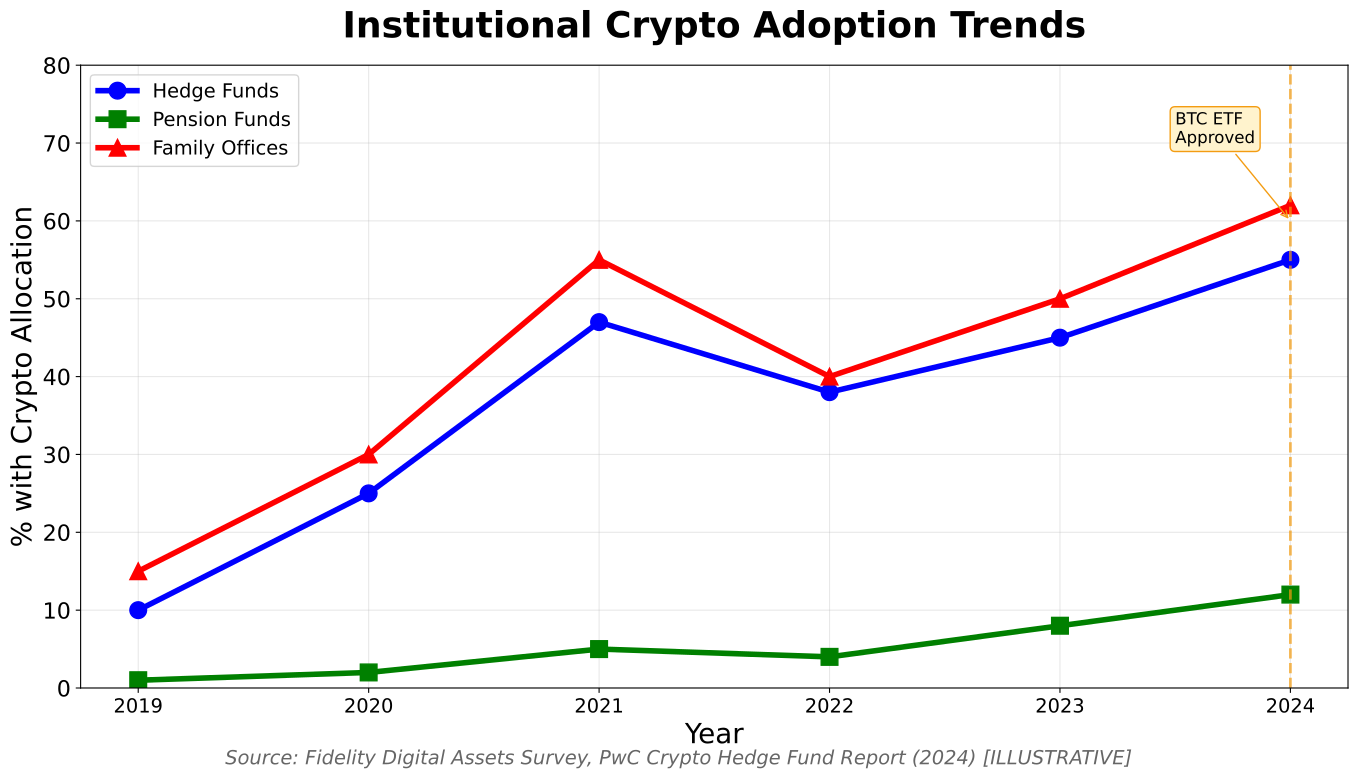

The script that saved this image:
"""
Institutional Crypto Adoption
Line chart showing institutional investment trends

Output: institutional_crypto_adoption.pdf
Module: module_02_blockchain
Lesson: 24 - Regulation & Future
"""

from pathlib import Path
import matplotlib.pyplot as plt
import numpy as np

CHART_METADATA = {
    'title': 'Institutional Crypto Adoption',
    'module': 'module_02_blockchain',
    'lesson': 24,
    'url': 'https://github.com/Digital-AI-Finance/digital-finance/tree/main/module_02_blockchain/figures/institutional_crypto_adoption'
}

plt.rcParams.update({
    'font.size': 20,
    'axes.labelsize': 20,
    'axes.titlesize': 28,
    'xtick.labelsize': 14,
    'ytick.labelsize': 16,
    'legend.fontsize': 14,
})

def create_chart():
    """Create institutional adoption trend chart"""
    fig, ax = plt.subplots(figsize=(14, 8))

    years = ['2019', '2020', '2021', '2022', '2023', '2024']
    x = np.arange(len(years))

    # Different institutional metrics
    hedge_funds = [10, 25, 47, 38, 45, 55]  # % with crypto exposure
    pension_funds = [1, 2, 5, 4, 8, 12]
    family_offices = [15, 30, 55, 40, 50, 62]

    ax.plot(x, hedge_funds, 'b-', linewidth=4, marker='o', markersize=12, label='Hedge Funds')
    ax.plot(x, pension_funds, 'g-', linewidth=4, marker='s', markersize=12, label='Pension Funds')
    ax.plot(x, family_offices, 'r-', linewidth=4, marker='^', markersize=12, label='Family Offices')

    # Key events
    ax.axvline(x=5, color='#F39C12', linestyle='--', linewidth=2, alpha=0.7)
    ax.annotate('BTC ETF\nApproved', xy=(5, 60), xytext=(4.5, 70),
               fontsize=12, arrowprops=dict(arrowstyle='->', color='#F39C12'),
               bbox=dict(boxstyle='round', facecolor='#FFF3CD', edgecolor='#F39C12'))

    ax.set_xlabel('Year', fontsize=20)
    ax.set_ylabel('% with Crypto Allocation', fontsize=20)
    ax.set_title('Institutional Crypto Adoption Trends', fontsize=26, fontweight='bold', pad=20)
    ax.set_xticks(x)
    ax.set_xticklabels(years)
    ax.legend(loc='upper left', fontsize=14)
    ax.grid(True, alpha=0.3)
    ax.set_ylim(0, 80)

    fig.text(0.5, 0.02, 'Source: Fidelity Digital Assets Survey, PwC Crypto Hedge Fund Report (2024) [ILLUSTRATIVE]',
            fontsize=14, ha='center', style='italic', color='#666666')

    plt.tight_layout()

    output_path = Path(__file__).parent / 'institutional_crypto_adoption.pdf'
    plt.savefig(output_path, format='pdf', dpi=300, bbox_inches='tight')
    plt.close()
    print(f"Chart saved to: {output_path}")
    return output_path

if __name__ == '__main__':
    create_chart()
